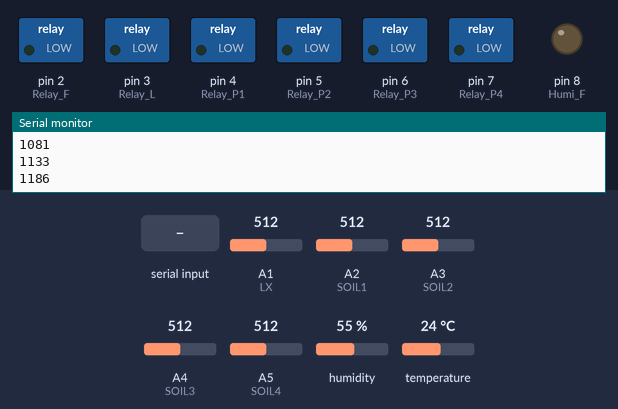
This sketch was run on a simulated Arduino Mega 2560, built with avr-gcc and run on an emulated ATmega2560. Parts: switched loads named in the sketch (green lamp = pin HIGH), output pins drawn as LEDs (lit = HIGH), the last lines printed to the serial monitor. The inputs (shaded band) are chosen by the test bench; at power-on: A1 (LX) = 512, A2 (SOIL1) = 512, A3 (SOIL2) = 512, A4 (SOIL3) = 512, A5 (SOIL4) = 512, humidity 55 %, temperature 24 °C.

Above: at 1.2 s.
1.3 s: "a" received over the second serial link
At 2.4 s:
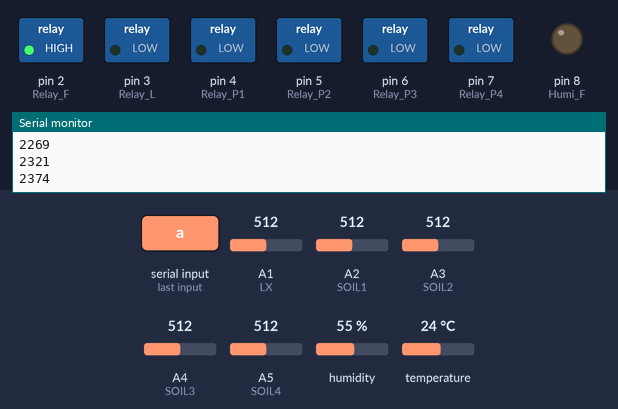
2.8 s: "b" received over the second serial link
At 3.7 s:
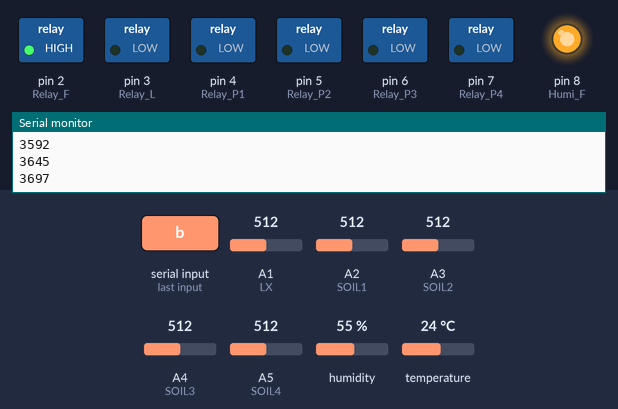
4.3 s: "j" received over the second serial link
At 5.5 s:
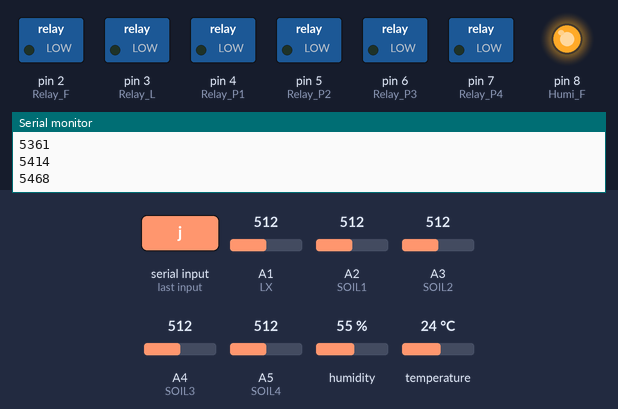
5.8 s: "c" received over the second serial link
At 6.7 s:
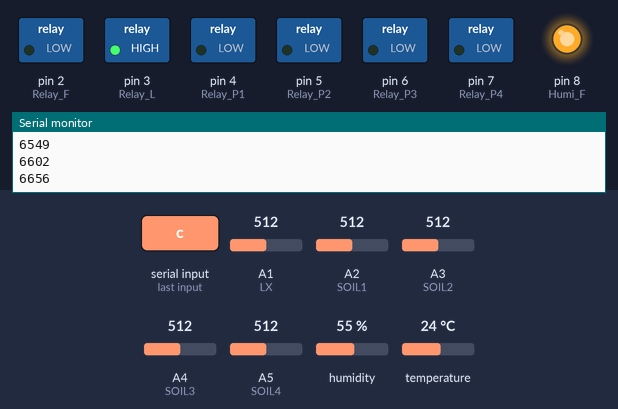
7.3 s: "k" received over the second serial link
At 8.1 s:
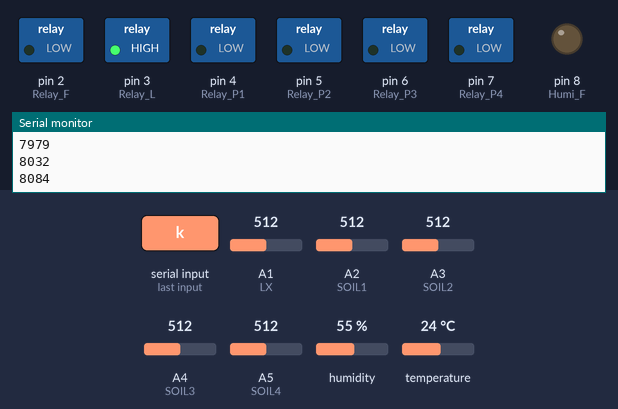
8.8 s: "d" received over the second serial link
At 9.4 s:
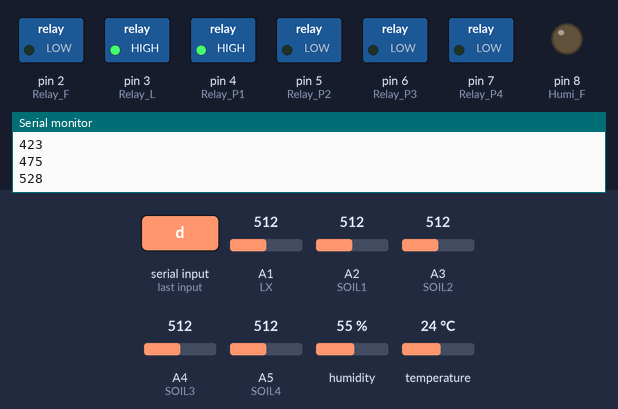
Timing chart, 0 to 20.6 s (numbered marks = the images above; inputs shaded):
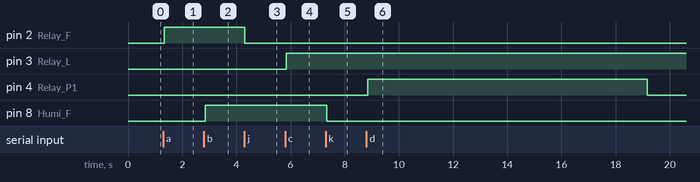

Measured:
- after the input at 1.3 s, pin 2 (Relay_F): LOW → HIGH after 0.05 s
- after the input at 2.8 s, pin 8 (Humi_F): LOW → HIGH after 0.05 s
- after the input at 4.3 s, pin 2 (Relay_F): HIGH → LOW at once
- after the input at 5.8 s, pin 3 (Relay_L): LOW → HIGH at once
- after the input at 7.3 s, pin 8 (Humi_F): HIGH → LOW at once
- after the input at 8.8 s, pin 4 (Relay_P1): LOW → HIGH after 0.05 s, → LOW 10.3 s later

The sketch:

Smart_Farm.ino
```cpp
#include <DHT.h>
#include <SoftwareSerial.h>
#define SIZE 15
#define DHTPIN A0
#define LX A1
#define SOIL1 A2
#define SOIL2 A3
#define SOIL3 A4
#define SOIL4 A5
#define Relay_F 2
#define Relay_L 3
#define Relay_P1 4
#define Relay_P2 5
#define Relay_P3 6
#define Relay_P4 7
#define Humi_F 8
#define DHTTYPE DHT11
DHT dht(DHTPIN, DHTTYPE);

int Soil1_V;
int Soil2_V;
int Soil3_V;
int Soil4_V;
int Lx_V;

int Buffer1_S[SIZE];
int Buffer2_S[SIZE];
int Buffer3_S[SIZE];
int Buffer4_S[SIZE];
float Sum1_S;
float Sum2_S;
float Sum3_S;
float Sum4_S;
int soil1;
int soil2;
int soil3;
int soil4;

int Buffer_L[SIZE];
float Sum_L;
int lx;

float EMA_a = 0.4;
int EMA_S1_pre = 0;
int EMA_S1 = 0;
int EMA_S2_pre = 0;
int EMA_S2 = 0;
int EMA_S3_pre = 0;
int EMA_S3 = 0;
int EMA_S4_pre = 0;
int EMA_S4 = 0;

int EMA_L_pre = 0;
int EMA_L = 0;

int h,t;

int A = 0;
int Fan_C = 0;
int F = 0;
int Fan_P = 0;

int Humi_C = 0;
int H = 0;
int Humi_P = 0;

int Lx_C = 0;
int L = 0;
int Lx_P = 0;

int Pump1_C = 0;
int P1 = 0;
int Pump1_P = 0;

int Pump2_C = 0;
int P2 = 0;
int Pump2_P = 0;

int Pump3_C = 0;
int P3 = 0;
int Pump3_P = 0;

int Pump4_C = 0;
int P4 = 0;
int Pump4_P = 0;

int PA = 0;
int b;
unsigned long Pump1_N = 0;
extern volatile unsigned long timer0_millis;

void setup(){
  pinMode(Relay_F, OUTPUT);
  pinMode(Relay_L, OUTPUT);
  pinMode(Relay_P1, OUTPUT);
  pinMode(Relay_P2, OUTPUT);
  pinMode(Relay_P3, OUTPUT);
  pinMode(Relay_P4, OUTPUT);
  pinMode(Humi_F,OUTPUT);
  pinMode(SOIL1, INPUT);
  pinMode(SOIL2, INPUT);
  pinMode(SOIL3, INPUT);
  pinMode(SOIL4, INPUT);
  pinMode(LX, INPUT);
  Serial.begin(9600);
  Serial3.begin(9600);
  EMA_S1_pre = analogRead(SOIL1);
  EMA_S2_pre = analogRead(SOIL2);
  EMA_S3_pre = analogRead(SOIL3);
  EMA_S4_pre = analogRead(SOIL4);
  EMA_L_pre = analogRead(LX);
}

void loop()
{
  Pump1_N = millis();
  Serial.println(Pump1_N);
  h = dht.readHumidity();
  t = dht.readTemperature();
  Com_Read();
  Smart_F_A(A);
  Soil1_F();
  Soil2_F();
  Soil3_F();
  Soil4_F();
  Lx_F();
  Com_OUT();
}
void Com_OUT()
{
  Serial3.print("111");
  Serial3.print(",");
  Serial3.print(t);
  Serial3.print(",");
  Serial3.print(h);
  Serial3.print(",");
  Serial3.print(soil1);
  Serial3.print(",");
  Serial3.print(soil2);
  Serial3.print(",");
  Serial3.print(soil3);
  Serial3.print(",");
  Serial3.print(soil4);
  Serial3.print(",");
  Serial3.print(lx);
  Serial3.print(",");
  Serial3.print("222");
  delay(50);
}

void Com_Read()
{
  if(Serial3.available())
  {
   char data = Serial3.read();
   Serial.print(data);
   if( data == 'a' )
   {
    F=1;
   }
   else if ( data == 'j' )
   {
    F=0;
    Fan_C = 0;
   }
   else if( data == 'b' )
   {
    H=1;
   }
   else if( data == 'k' )
   {
    H=0;
    Humi_C = 0;
   }
   else if( data == 'c' )
   {
    L=1;
   }
   else if( data == 'l' )
   {
    L=0;
    Lx_C = 0;
   }
   else if( data == 'd' )
   {
    P1=1;
    timer0_millis=0;
   }
   else if( data == 'm' )
   {
    P1=0;
    Pump1_C = 0;
   }
   else if( data == 'e' )
   {
    P2=1;
    timer0_millis=0;
   }
   else if( data == 'o' )
   {
    P2=0;
    Pump2_C = 0;
   }
   else if( data == 'f' )
   {
    P3=1;
    timer0_millis=0;
   }
   else if( data == 'p' )
   {
    P3=0;
    Pump3_C = 0;
   }
   else if( data == 'g' )
   {
    P4=1;
    timer0_millis=0;
   }
   else if( data == 'q' )
   {
    P4=0;
    Pump4_C = 0;
   }
   else if( data == 'h' )
   {
    A=1;
    b=1;
   }
   else if( data == 'i' )
   {
    A=0;
   }
  }
}

void Smart_F_A(int a)
{
  int N = millis();
  if( a == 1 )
  {
    if( b == 1 )
    {
      if( t > 25 ) { F = 1; }
      if( h < 40 ) { H = 1; }
      if( soil1 < 40 ) { P1 = 1; }
      if( soil1 < 40 ) { P1 = 1; }
      if( soil2 < 40 ) { P2 = 1; }
      if( soil3 < 40 ) { P3 = 1; }
      if( soil4 < 40 ) { P4 = 1; }
      b = 0;
    }
    if ( N - PA >= 1800000 )
    {
      PA = N;
      if( t > 25 ) { F = 1; }
      if( h < 40 ) { H = 1; }
      if( soil1 < 40 ) { P1 = 1; }
      if( soil1 < 40 ) { P1 = 1; }
      if( soil2 < 40 ) { P2 = 1; }
      if( soil3 < 40 ) { P3 = 1; }
      if( soil4 < 40 ) { P4 = 1; }
    }
    if( lx < 250 ) { L = 1; }

    Fan(F);
    Lx(L);
    Humi(H);
    Pump(P1,P2,P3,P4);

    Fan_Count(10);
    Humi_Count(10);
    Lx_Count(10);
    Pump1_Count(10);
    Pump2_Count(10);
    Pump3_Count(10);
    Pump4_Count(10);
  }
  else if ( a == 0 )
  {
    Fan(F);
    Lx(L);
    Humi(H);
    Pump(P1,P2,P3,P4);

   //Fan_Count(10);
   //Humi_Count(10);
   //Lx_Count(10);
    Pump1_Count(10);
    Pump2_Count(10);
    Pump3_Count(10);
    Pump4_Count(10);
  }
}
```

group.ino
```cpp
void Fan(int a)
{
  if ( a == 1)
  {
    digitalWrite(Relay_F,HIGH);
  }
  else
  {
    digitalWrite(Relay_F,LOW);
  }
}

void Lx(int a)
{
  if ( a == 1)
  {
    digitalWrite(Relay_L,HIGH);
  }
  else
  {
    digitalWrite(Relay_L,LOW);
  }
}

void Humi(int a)
{
  if ( a == 1)
  {
    digitalWrite(Humi_F,HIGH);
  }
  else
  {
    digitalWrite(Humi_F,LOW);
  }
}

void Pump(int a, int b, int c, int d)
{
  if ( a == 1)
  {
    digitalWrite(Relay_P1,HIGH);
  }
  else
  {
    digitalWrite(Relay_P1,LOW);
  }
  if ( b == 1)
  {
    digitalWrite(Relay_P2,HIGH);
  }
  else
  {
    digitalWrite(Relay_P2,LOW);
  }
  if ( c == 1)
  {
    digitalWrite(Relay_P3,HIGH);
  }
  else
  {
    digitalWrite(Relay_P3,LOW);
  }
  if ( d == 1)
  {
    digitalWrite(Relay_P4,HIGH);
  }
  else
  {
    digitalWrite(Relay_P4,LOW);
  }
}

void Soil1_F()
{
  Soil1_V = analogRead(SOIL1);

  EMA_S1_pre = (EMA_a*Soil1_V) + ((1-EMA_a)*EMA_S1_pre);
  Sum1_S-=Buffer1_S[0];
  for(int i = 0; i < SIZE-1; i++)
  {
    Buffer1_S[i] = Buffer1_S[i+1];
  }
  Buffer1_S[SIZE - 1] = EMA_S1_pre;
  Sum1_S+=Buffer1_S[SIZE-1];
  EMA_S1=Sum1_S/SIZE+2;

  soil1 = map(EMA_S1,560,960,100,0);
}

void Soil2_F()
{
  Soil2_V = analogRead(SOIL2);

  EMA_S2_pre = (EMA_a*Soil2_V) + ((1-EMA_a)*EMA_S2_pre);
  Sum2_S-=Buffer2_S[0];
  for(int i = 0; i < SIZE-1; i++)
  {
    Buffer2_S[i] = Buffer2_S[i+1];
  }
  Buffer2_S[SIZE - 1] = EMA_S2_pre;
  Sum2_S+=Buffer2_S[SIZE-1];
  EMA_S2=Sum2_S/SIZE+2;

  soil2 = map(EMA_S2,560,960,100,0);
}

void Soil3_F()
{
  Soil3_V = analogRead(SOIL3);

  EMA_S3_pre = (EMA_a*Soil3_V) + ((1-EMA_a)*EMA_S3_pre);
  Sum3_S-=Buffer3_S[0];
  for(int i = 0; i < SIZE-1; i++)
  {
    Buffer3_S[i] = Buffer3_S[i+1];
  }
  Buffer3_S[SIZE - 1] = EMA_S3_pre;
  Sum3_S+=Buffer3_S[SIZE-1];
  EMA_S3=Sum3_S/SIZE+2;

  soil3 = map(EMA_S3,560,960,100,0);
}

void Soil4_F()
{
  Soil4_V = analogRead(SOIL4);

  EMA_S4_pre = (EMA_a*Soil4_V) + ((1-EMA_a)*EMA_S4_pre);
  Sum4_S-=Buffer4_S[0];
  for(int i = 0; i < SIZE-1; i++)
  {
    Buffer4_S[i] = Buffer4_S[i+1];
  }
  Buffer4_S[SIZE - 1] = EMA_S4_pre;
  Sum4_S+=Buffer4_S[SIZE-1];
  EMA_S4=Sum4_S/SIZE+2;

  soil4 = map(EMA_S4,560,960,100,0);
}

void Lx_F()
{
  Lx_V = analogRead(LX);

  EMA_L_pre = (EMA_a*Lx_V) + ((1-EMA_a)*EMA_L_pre);
  Sum_L-=Buffer_L[0];
  for(int i = 0; i < SIZE-1; i++)
  {
    Buffer_L[i] = Buffer_L[i+1];
  }
  Buffer_L[SIZE - 1] = EMA_L_pre;
  Sum_L+=Buffer_L[SIZE-1];
  EMA_L=Sum_L/SIZE+2;

  lx = map(EMA_L,0,1023,0,950);
}

void Fan_Count(int a)
{
  int Fan_N = millis();
  if( F == 1)
  {
    if( Fan_N - Fan_P >= 1000 )
    {
      Fan_P = Fan_N;
      Fan_C += 1;
      Serial.println(Fan_C);
      if(Fan_C == a)
      {
        Fan_C = 0;
        F=0;
        Serial3.print("333");
        Serial3.print(",");
        Serial3.print("a");
        Serial3.print(",");
        Serial3.print("444");
        delay(100);
      }
    }
  }
}

void Humi_Count(int a)
{
  int Humi_N = millis();
  if( H == 1)
  {
    if( Humi_N - Humi_P >= 1000 )
    {
      Humi_P = Humi_N;
      Humi_C += 1;
      Serial.println(Humi_C);
      if(Humi_C == a)
      {
        Humi_C = 0;
        H=0;
        Serial3.print("333");
        Serial3.print(",");
        Serial3.print("b");
        Serial3.print(",");
        Serial3.print("444");
        delay(100);
      }
    }
  }
}

void Lx_Count(int a)
{
  int Lx_N = millis();
  if( L == 1)
  {
    if( Lx_N - Lx_P >= 1000 )
    {
      Lx_P = Lx_N;
      Lx_C += 1;
      Serial.println(Lx_C);
      if(Lx_C == a)
      {
        Lx_C = 0;
        L=0;
        Serial3.print("333");
        Serial3.print(",");
        Serial3.print("c");
        Serial3.print(",");
        Serial3.print("444");
        delay(100);
      }
    }
  }
}

void Pump1_Count(int a)
{
  Pump1_N = millis();

  if( P1 == 1)
  {
    if( Pump1_N - Pump1_P >= 1000 )
    {
      Pump1_P = Pump1_N;
      Pump1_C += 1;
      Serial.println(Pump1_C);
      if(Pump1_C == a)
      {
        Pump1_C = 0;
        P1=0;
        Serial3.print("333");
        Serial3.print(",");
        Serial3.print("d");
        Serial3.print(",");
        Serial3.print("444");
        delay(100);
      }
    }
  }
}

void Pump2_Count(int a)
{
  if( P2 == 1)
  {
    if( Pump1_N - Pump2_P >= 1000 )
    {
      Pump2_P = Pump1_N;
      Pump2_C += 1;
      Serial.println(Pump2_C);
      if(Pump2_C == a)
      {
        Pump2_C = 0;
        P2=0;
        Serial3.print("333");
        Serial3.print(",");
        Serial3.print("e");
        Serial3.print(",");
        Serial3.print("444");
        delay(100);
      }
    }
  }
}

void Pump3_Count(int a)
{
  if( P3 == 1)
  {
    if( Pump1_N - Pump3_P >= 1000 )
    {
      Pump3_P = Pump1_N;
      Pump3_C += 1;
      Serial.println(Pump3_C);
      if(Pump3_C == a)
      {
        Pump3_C = 0;
        P3=0;
        Serial3.print("333");
        Serial3.print(",");
        Serial3.print("f");
        Serial3.print(",");
        Serial3.print("444");
        delay(100);
      }
    }
  }
}

void Pump4_Count(int a)
{
  if( P4 == 1)
  {
    if( Pump1_N - Pump4_P >= 1000 )
    {
      Pump4_P = Pump1_N;
      Pump4_C += 1;
      Serial.println(Pump4_C);
      if(Pump4_C == a)
      {
        Pump4_C = 0;
        P4=0;
        Serial3.print("333");
        Serial3.print(",");
        Serial3.print("g");
        Serial3.print(",");
        Serial3.print("444");
        delay(100);
      }
    }
  }
}
```
